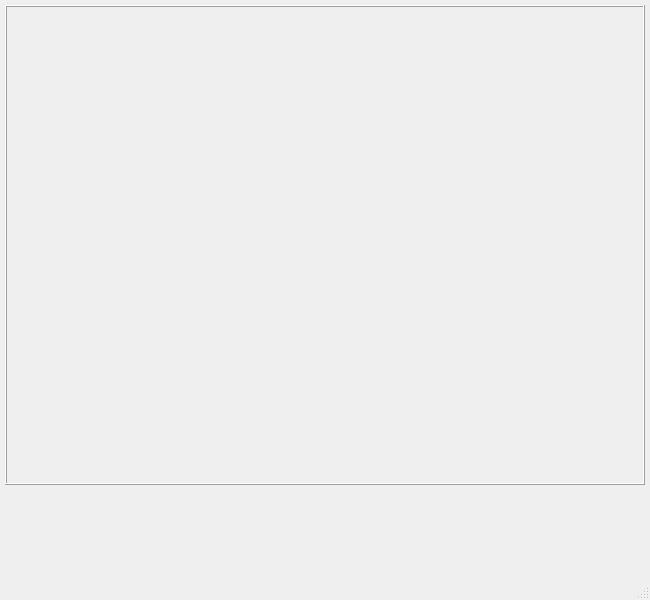
<?xml version="1.0" encoding="UTF-8"?>
<ui version="4.0">
 <class>MainWindow</class>
 <widget class="QMainWindow" name="MainWindow">
  <property name="geometry">
   <rect>
    <x>0</x>
    <y>0</y>
    <width>650</width>
    <height>600</height>
   </rect>
  </property>
  <property name="windowTitle">
   <string>MainWindow</string>
  </property>
  <widget class="QWidget" name="centralwidget">
   <widget class="QLabel" name="lblImg">
    <property name="geometry">
     <rect>
      <x>5</x>
      <y>5</y>
      <width>640</width>
      <height>480</height>
     </rect>
    </property>
    <property name="frameShape">
     <enum>QFrame::Box</enum>
    </property>
    <property name="frameShadow">
     <enum>QFrame::Raised</enum>
    </property>
    <property name="text">
     <string/>
    </property>
   </widget>
  </widget>
  <widget class="QMenuBar" name="menubar">
   <property name="geometry">
    <rect>
     <x>0</x>
     <y>0</y>
     <width>650</width>
     <height>19</height>
    </rect>
   </property>
  </widget>
  <widget class="QStatusBar" name="statusbar"/>
 </widget>
 <resources/>
 <connections/>
</ui>
